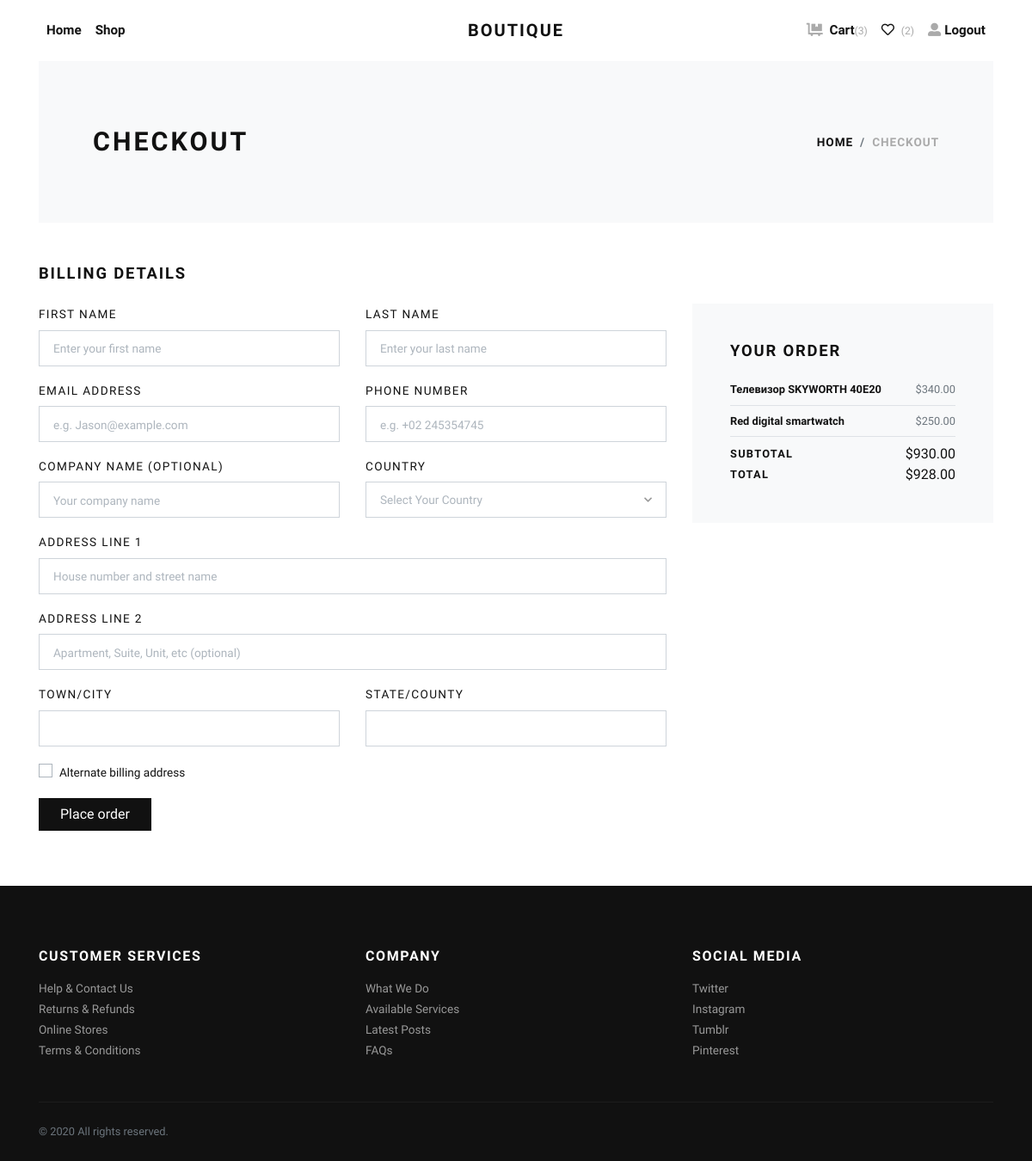
/checkout/ (signed in), run on an earlier commit of the app's database.
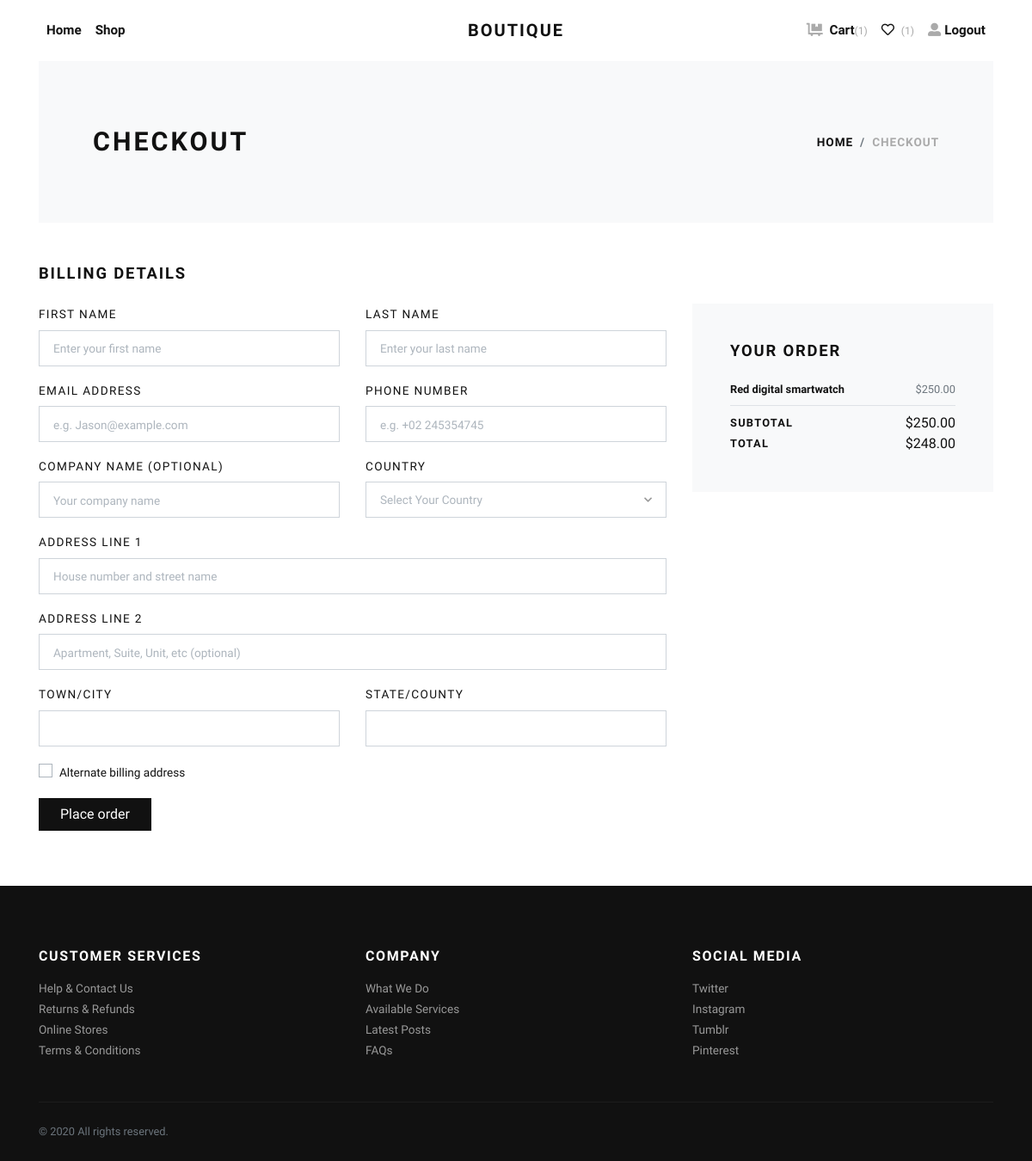
And on a later commit of the database.
### products/models.py (models this page shows, shortened)
class Customer(models.Model):
    user = models.OneToOneField(
        User, on_delete=models.CASCADE, null=True, blank=True)
    full_name = models.CharField(max_length=200, null=True)
    email = models.CharField(max_length=200, null=True)

class Order(models.Model):
    customer = models.ForeignKey(
        Customer, on_delete=models.CASCADE)
    coupon = models.ForeignKey(
        Coupon, on_delete=models.SET_NULL, blank=True, null=True)
    complete = models.BooleanField(default=False)
    @property
    def get_cart_total(self):
        order_items = self.orderitem_set.all()
        total = sum([item.get_total for item in order_items])
        return total
    @property
    def get_cart_items(self):
        order_items = self.orderitem_set.all()
        total = sum([item.quantity for item in order_items])
        return total
    @property
    def get_coupon(self):
        if self.coupon:
            return True
        return False

class OrderItem(models.Model):
    product = models.ForeignKey(
        Product, on_delete=models.CASCADE)
    order = models.ForeignKey(
        Order, on_delete=models.SET_NULL, blank=True, null=True)
    quantity = models.IntegerField(default=0, null=True, blank=True)
    date_added = models.DateTimeField(auto_now_add=True)
    @property
    def get_total(self):
        total = self.product.price * self.quantity
        return total

class Product(models.Model):
    PRODUCT_STATUS = (
        (None, 'NONE'),
        ('danger', 'SOLD'),
        ('primary', 'SALE'),
        ('info', 'NEW'),
    )
    name = models.CharField(max_length=200)
    price = models.FloatField()
    image = models.ImageField(upload_to='products')
    about = models.TextField()
    sku = models.IntegerField(default=0)
    brand = models.ForeignKey(Brand, on_delete=models.CASCADE)
    category = models.ForeignKey(Category, on_delete=models.CASCADE)
    type = models.ManyToManyField(Type)
    description = RichTextField()
    status = models.CharField(
        choices=PRODUCT_STATUS,
        default=None, max_length=10,
        null=True, blank=True
    )
    stars = models.IntegerField(
        validators=[
            MinValueValidator(0),
            MaxValueValidator(5)]
    )
    completed = models.BooleanField(default=False)

class Coupon(models.Model):
    code = models.CharField(max_length=20)
    discount = models.IntegerField()

### products/views.py (the view)
# urls.py: path('checkout/', views.CheckoutView.as_view(), name="checkout"),
class CheckoutView(TemplateView, GetItemsProduct):
    template_name = 'products/checkout.html'
    @method_decorator(login_required(login_url='/users/login'))
    def dispatch(self, *args, **kwargs):
        return super().dispatch(*args, **kwargs)

### products/views.py (called while the page is built)
    def get_order(self):
        customer = self.request.user.customer
        order, created = Order.objects.get_or_create(
            customer=customer, complete=False)
        return order

    def get_item(self):
        return self.get_order().orderitem_set.all()

    def get_cart_item(self):
        return self.get_order().get_cart_items

    def get_coupon(self):
        if self.get_order().get_coupon:
            return self.get_order().get_cart_total - self.get_order().coupon.discount
        else:
            return self.get_order().get_cart_total

    def get_wishlist(self):
        return self.get_order().wishlist_set.all()

### products/templates/products/checkout.html (shortened to what the changed rows need)
{% extends 'base.html' %}
{% block content %}
    <div class="page-holder">
        {% include 'include/navbar.html' %}
        <div class="container">
            <section class="py-5 bg-light">
                <div class="container">
                    <div class="row px-4 px-lg-5 py-lg-4 align-items-center">
                        <div class="col-lg-6">
                            <h1 class="h2 text-uppercase mb-0">Checkout</h1>
                        </div>
                    </div>
                </div>
            </section>
            <section class="py-5">
                <h2 class="h5 text-uppercase mb-4">Billing details</h2>
                <div class="row">
                    <div class="col-lg-4">
                        <div class="card border-0 rounded-0 p-lg-4 bg-light">
                            <div class="card-body">
                                <ul class="list-unstyled mb-0">
                                    {% for item in view.get_item %}
                                        <li class="d-flex align-items-center justify-content-between">
                                            <strong class="small font-weight-bold">
                                                {{ item.product.name }}
                                            </strong>
                                            <span class="text-muted small">${{ item.product.price|floatformat:2 }}</span>
                                        </li>
                                        <li class="border-bottom my-2"></li>
                                    {% endfor %}
                                    <li class="d-flex align-items-center justify-content-between"><strong
                                            class="text-uppercase small font-weight-bold">Subtotal</strong><span>${{ view.get_order.get_cart_total|floatformat:2 }}</span>
                                    </li>
                                    <li class="d-flex align-items-center justify-content-between"><strong
                                            class="text-uppercase small font-weight-bold">Total</strong><span>${{ view.get_coupon|floatformat:2 }}</span>
                                    </li>
                                </ul>
                            </div>
                        </div>
                    </div>
                </div>
            </section>
        </div>
    </div>
{% endblock %}

### products/templates/include/navbar.html (shortened to what this page needs)
<header class="header bg-white">
    <div class="container px-0 px-lg-3">
        <nav class="navbar navbar-expand-lg navbar-light py-3 px-lg-0"><a class="navbar-brand"
                href="{% url 'products:home' %}"><span
                    class="font-weight-bold text-uppercase text-dark">Boutique</span></a>
            <div class="collapse navbar-collapse" id="navbarSupportedContent">
                <ul class="navbar-nav mr-auto">
                    <li class="nav-item">
                        <a class="nav-link {% if active == 'home' %}active{% endif %}"
                            href="{% url 'products:home' %}">Home</a>
                    </li>
                    <li class="nav-item">
                        <a class="nav-link {% if active == 'shop' %}active{% endif %}"
                            href="{% url 'products:shop' %}">Shop</a>
                    </li>
                </ul>
                <ul class="navbar-nav ml-auto">
                    {% if request.user.is_authenticated %}
                    <li class="nav-item">
                        <a class="nav-link {% if active == 'cart' %}active{% endif %}" href="{% url 'products:cart' %}">
                            <i class="fas fa-dolly-flatbed mr-1 text-gray"></i>
                            Cart<small class="text-gray">({{ view.get_cart_item }})</small>
                        </a>
                    </li>
                    <li class="nav-item">
                        <a class="nav-link {% if active == 'wishlist' %}active{% endif %}" href="{% url 'products:wishlist' %}">
                            <i class="far fa-heart mr-1"></i>
                            <small class="text-gray">({{ view.get_wishlist.count }})</small>
                        </a>
                    </li>
                    <li class="nav-item">
                        <a class="nav-link" href="{% url 'users:logout' %}"> <i
                                class="fas fa-user-alt mr-1 text-gray"></i>Logout
                        </a>
                    </li>
                    {% endif %}
                </ul>
            </div>
        </nav>
    </div>
</header>

What changed in the data, as far as the page shows it:
removed OrderItem: product.name "Телевизор SKYWORTH 40E20", product.price "340.00"
Also different on the page:
{{ view.get_cart_item }}: "3" → "1"
{{ view.get_wishlist.count }}: "2" → "1"
{{ view.get_order.get_cart_total|floatformat:2 }}: "930.00" → "250.00"
{{ view.get_coupon|floatformat:2 }}: "928.00" → "248.00"
